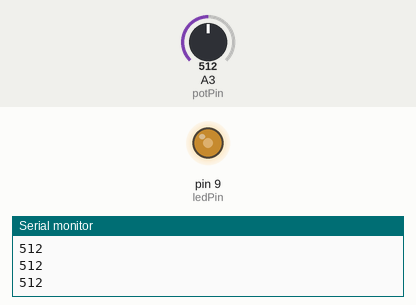
Bench run of a sketch on a simulated Arduino Uno, built with avr-gcc and run on an emulated ATmega328P. Parts: output pins drawn as LEDs (lit = HIGH), the last lines printed to the serial monitor. The inputs (shaded band) are chosen by the test bench; at power-on: A3 (potPin) = 512.

Above: at 1.2 s.
1.3 s: A3 (potPin) set to 716
At 2.5 s:
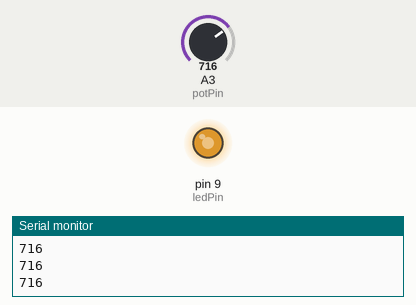
2.8 s: A3 (potPin) set to 900
At 4.0 s:
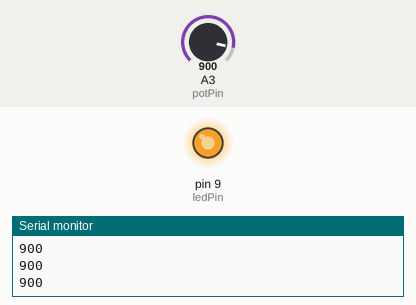
4.3 s: A3 (potPin) set to 122
At 5.2 s:
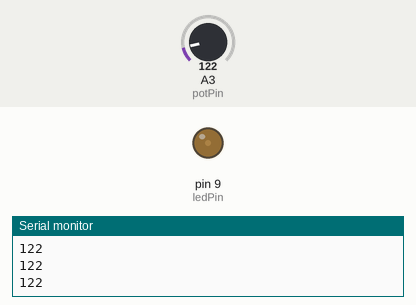
5.8 s: A3 (potPin) set to 0
At 6.4 s:
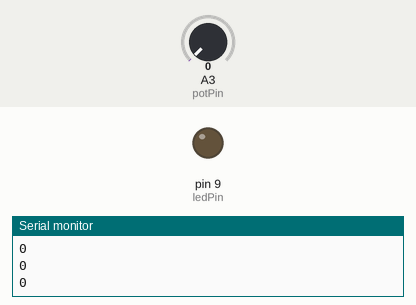
Timing chart, 0 to 8.3 s (numbered marks = the images above; inputs shaded):
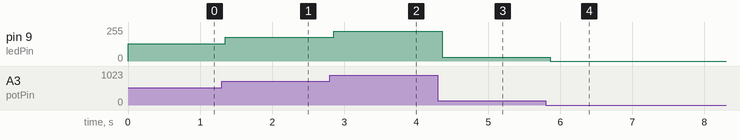

The sketch:

Arduino_Lab4.ino
```cpp
int potPin = 3;                         // 宣告可變電阻所用的類比輸入腳位。
int ledPin = 9;                         // 宣告 LED 燈號腳位。
void setup() {
  Serial.begin(9600);                    // 設定 SerialPort 的傳輸速率，鮑率為 9600 bps (bit per second)。
}
void loop() {
  int sensorValue = analogRead(potPin); // 讀取可變電阻讀值並且放到 sensorValue 變數裏。
  Serial.println(sensorValue, DEC);      // 使用 Serial.println(sensorValue, DEC) 把電阻值列印到 SerialPort。DEC 代表以十進位顯示數字。
  sensorValue = sensorValue/4;          // analogRead() 讀進來的是一個 10 位元的數值，值域為 0 到 1023，由於 analogWrite() 的參數只能接受 0 到 255 的數值，所以得將 sensorValue 除以 4，讓 sensorValue 的數值從 0-1023 等比例縮小到 0-255 的範圍。
  analogWrite(ledPin, sensorValue);
  delay(150);                           // 讓 CPU 閒置150ms。
}
/*
實驗目的：使用可變電阻 (potentiometer) 控制 LED 的燈光亮度，達到調光的目的。
材料：Arduino 主板 x 1、LED x 1、220 ohm 電阻 x 10、麵包板 x 1、可變電阻 x 1及單心線 x N。
接線：1.LED 接到 pin9 和 GND，長腳(陽極)串接一顆 220 ohm 電阻到 pin9，短腳(陰極)直接接到 GND。
      2.可變電阻中間腳位接到類比輸入(Analog Input) pin3，剩下的兩支腳位，一支接到 5V，另外一支接到 GND。
*/
```

Measured:
- after the input at 1.3 s, pin 9 (ledPin): 128/255 → 179/255 after 0.05 s
- after the input at 2.8 s, pin 9 (ledPin): 179/255 → 225/255 after 0.06 s
- after the input at 4.3 s, pin 9 (ledPin): 225/255 → 30/255 after 0.06 s
- after the input at 5.8 s, pin 9 (ledPin): 30/255 → 0/255 after 0.06 s
